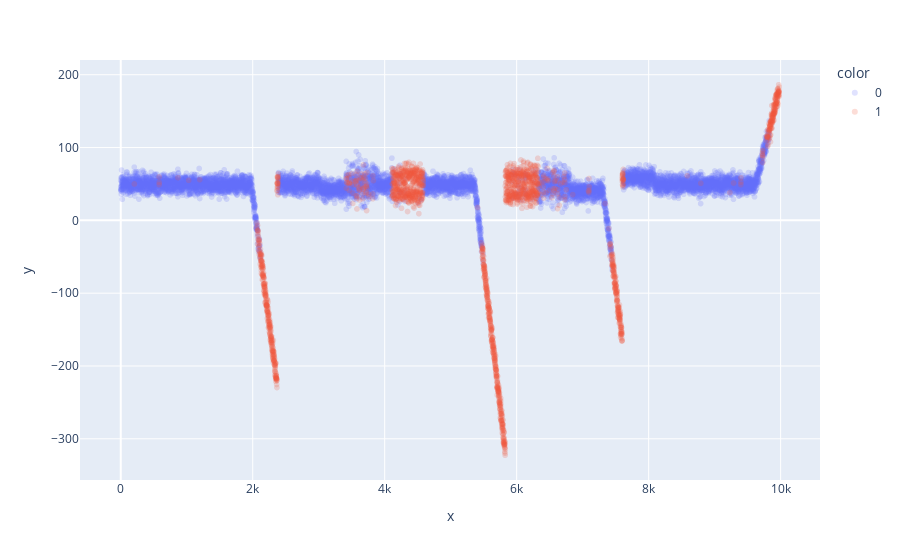

Write notebook code for a chart like this one.
### Code cell
import plotly.express as px

px.scatter(TS, x=np.arange(0,9980), y=TS[20:,0],
           color=predictions_forest3.astype('str'), opacity = 0.2
          )

### Figure 1 — Plotly figure (JSON) as saved in the notebook; plotly's stock layout.template omitted (floating-point values rounded to 4 significant figures; data arrays with more than 128 entries replaced by an {"elided": "..."} marker saying what was removed)
{"data": [{"hovertemplate": "color=0<br>x=%{x}<br>y=%{y}<extra></extra>", "legendgroup": "0", "marker": {"color": "#636efa", "opacity": 0.2, "symbol": "circle"}, "mode": "markers", "name": "0", "showlegend": true, "type": "scattergl", "x": {"elided": "7947 int values"}, "xaxis": "x", "y": {"elided": "7947 float values"}, "yaxis": "y"}, {"hovertemplate": "color=1<br>x=%{x}<br>y=%{y}<extra></extra>", "legendgroup": "1", "marker": {"color": "#EF553B", "opacity": 0.2, "symbol": "circle"}, "mode": "markers", "name": "1", "showlegend": true, "type": "scattergl", "x": {"elided": "2033 int values"}, "xaxis": "x", "y": {"elided": "2033 float values"}, "yaxis": "y"}], "layout": {"legend": {"title": {"text": "color"}, "tracegroupgap": 0}, "margin": {"t": 60}, "xaxis": {"anchor": "y", "domain": [0, 1], "title": {"text": "x"}}, "yaxis": {"anchor": "x", "domain": [0, 1], "title": {"text": "y"}}}}
